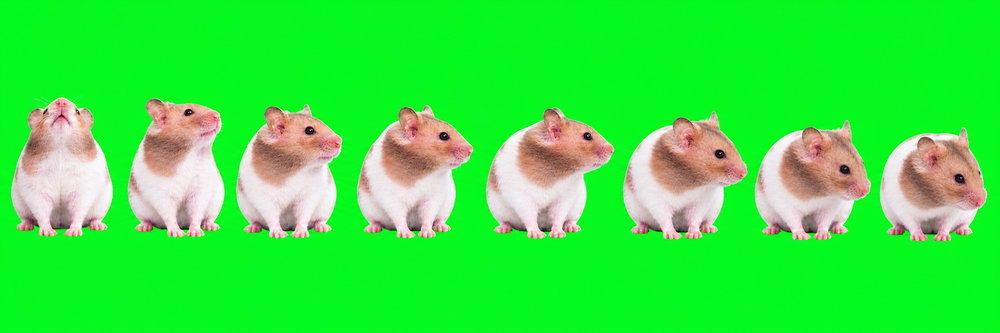
#> input picture pet-art/run/decoded/look-row-9.png, 1000 x 333 px, shrunk from 2172 x 724 before the run
$ python flatten_look9_green.py
#> lines starting #> are read from the running program, lines starting #| are printed output that depends on the picture
from pathlib import Path
from PIL import Image

p = Path(__file__).parent / "decoded" / "look-row-9.png"
im = Image.open(p).convert("RGB")
#> im is the input picture: PIL image 1000x333 RGB; mean R, G, B 56.1, 230.6, 64.9
pix = im.load()
for y in range(im.height):
    for x in range(im.width):
        r, g, b = pix[x, y]
        if g >= 100 and g > r * 1.32 and g > b * 1.32:
            pix[x, y] = (0, 255, 0)
im.save(p)
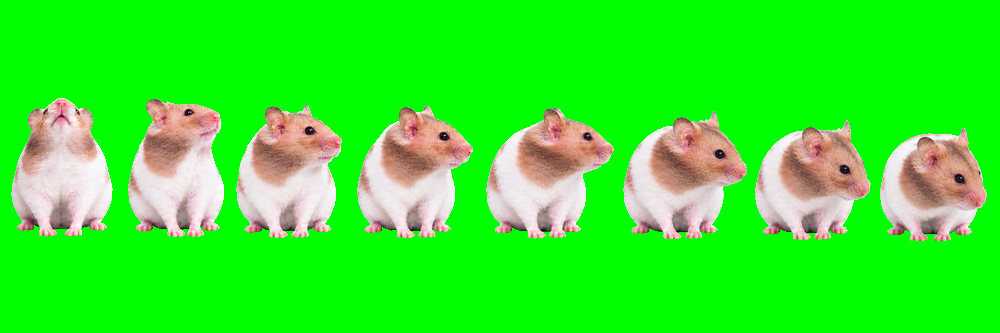
#> saved as look-row-9.png: PIL image 1000x333 RGB; mean R, G, B 52.2, 235.3, 42.2

$ run again, with pet-art/run/decoded/look-row-10.png copied over pet-art/run/decoded/look-row-9.png
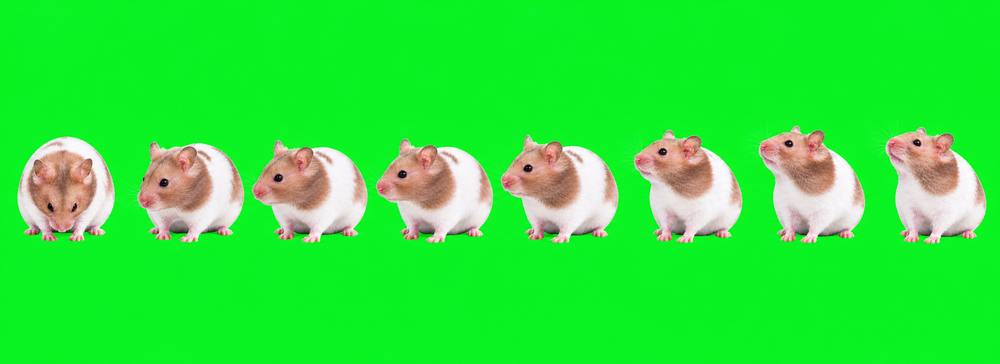
#> input picture pet-art/run/decoded/look-row-10.png, 1000 x 364 px, shrunk from 2078 x 757 before the run
#> im is the input picture: PIL image 1000x364 RGB; mean R, G, B 45.7, 230.9, 58.7
#> `im.save(p)`:
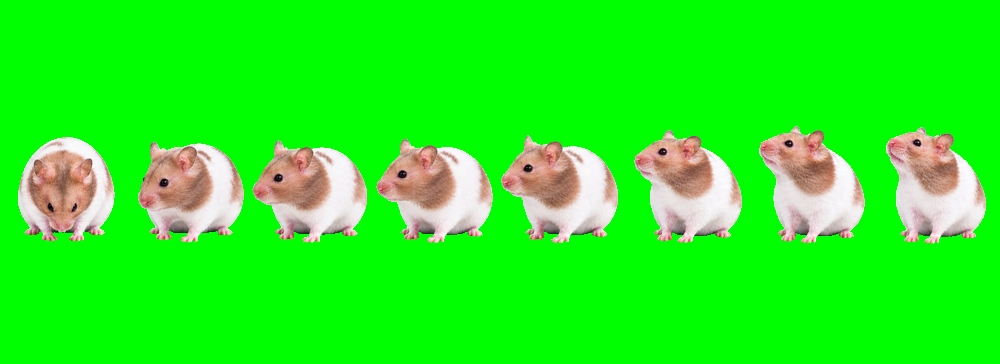
#> saved as look-row-9.png: PIL image 1000x364 RGB; mean R, G, B 37.8, 241.2, 30.7

$ run again, with pet-art/run/decoded/base.png copied over pet-art/run/decoded/look-row-9.png
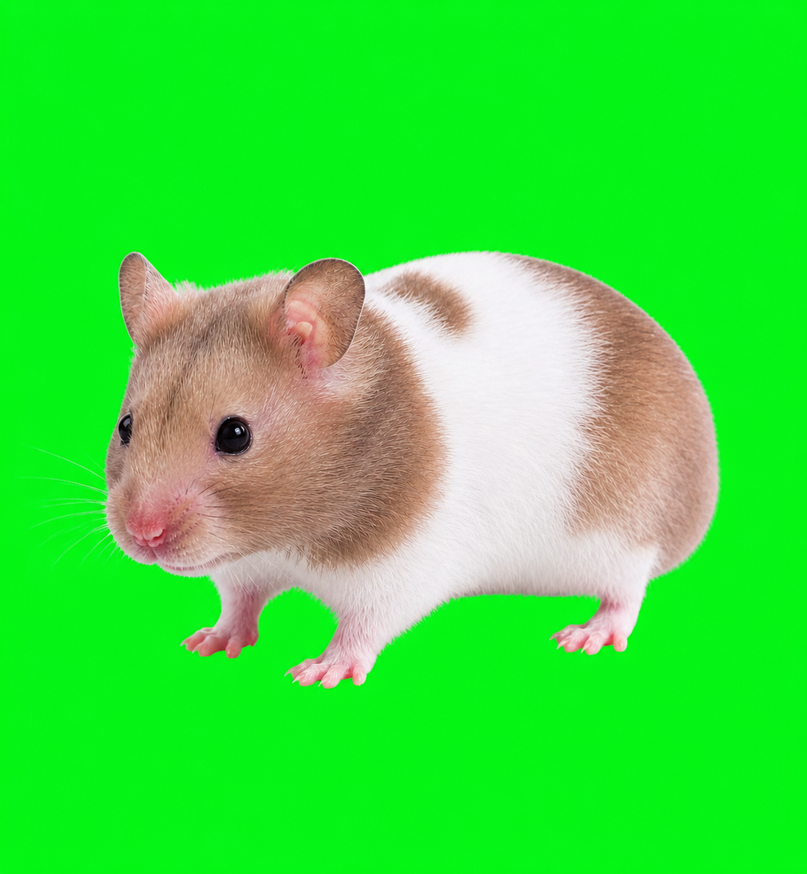
#> input picture pet-art/run/decoded/base.png, 807 x 874 px, shrunk from 1205 x 1305 before the run
#> im is the input picture: PIL image 807x874 RGB; mean R, G, B 59.5, 223.9, 60.7
#> `im.save(p)`:
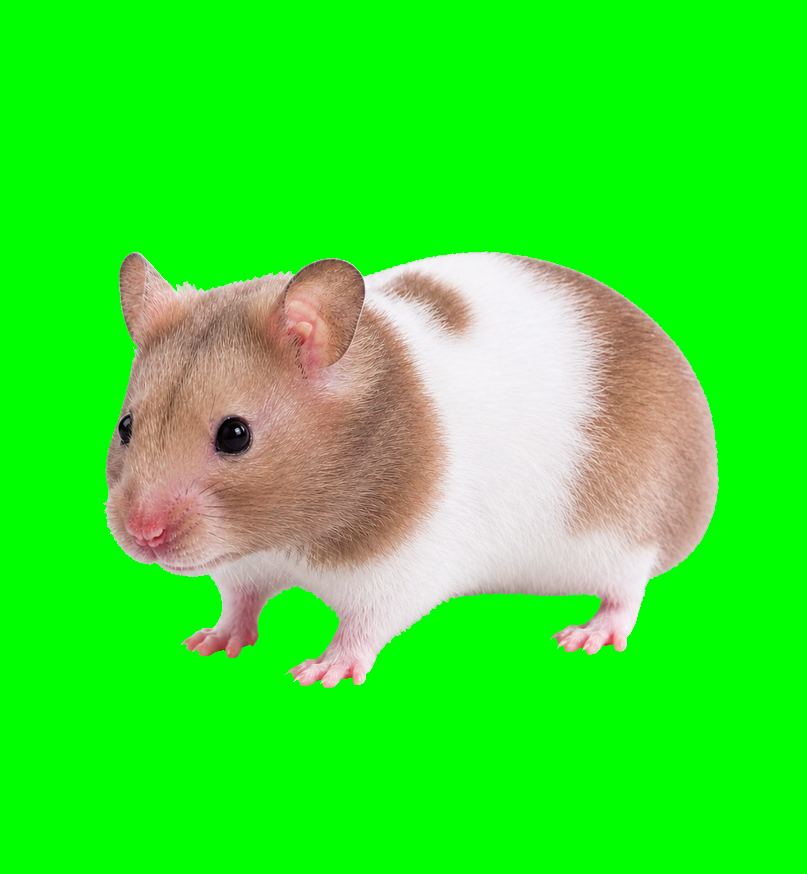
#> saved as look-row-9.png: PIL image 807x874 RGB; mean R, G, B 55.7, 231.5, 44.8
